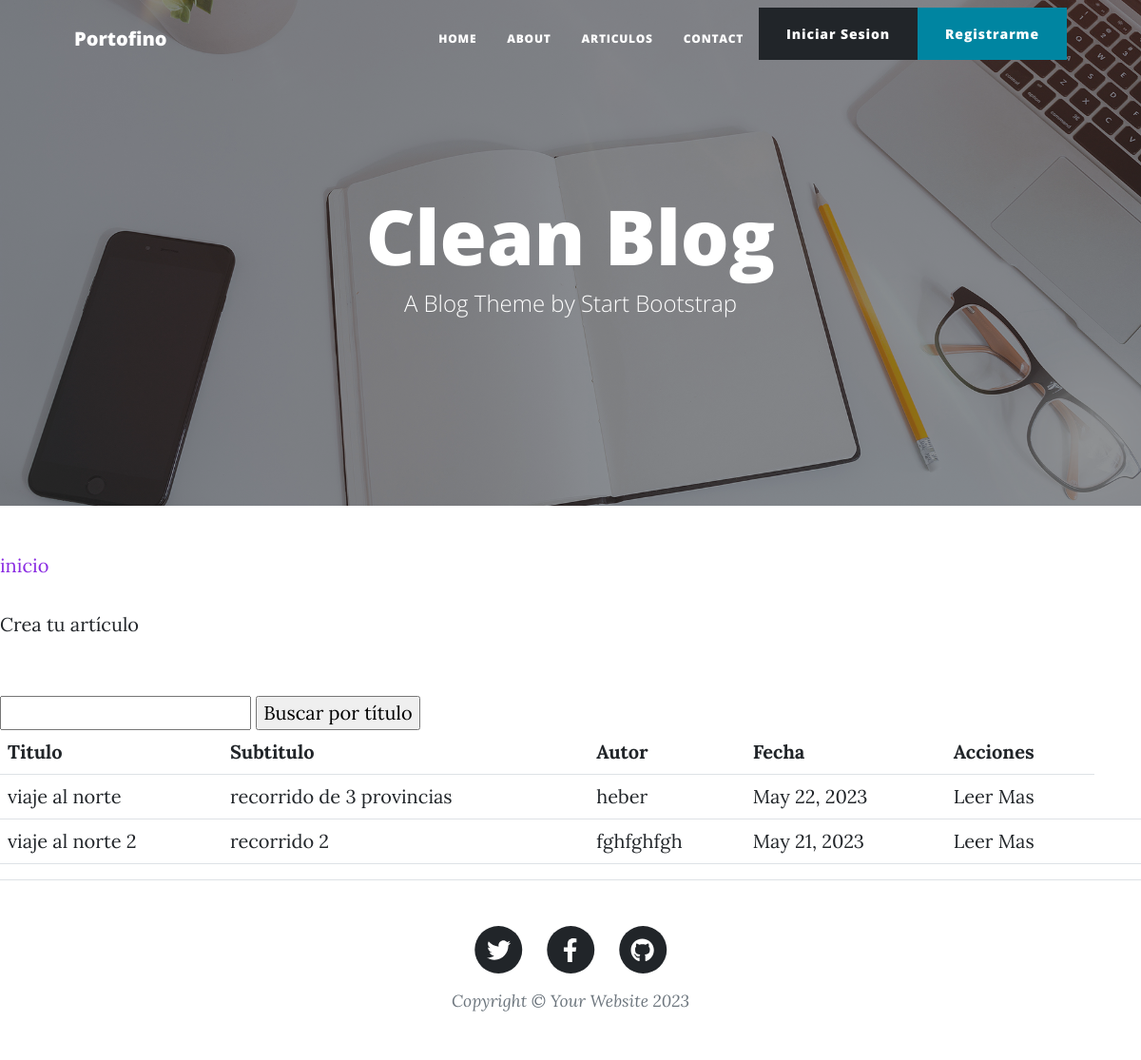
Page /AppBlog/pages/ on the earlier database version.
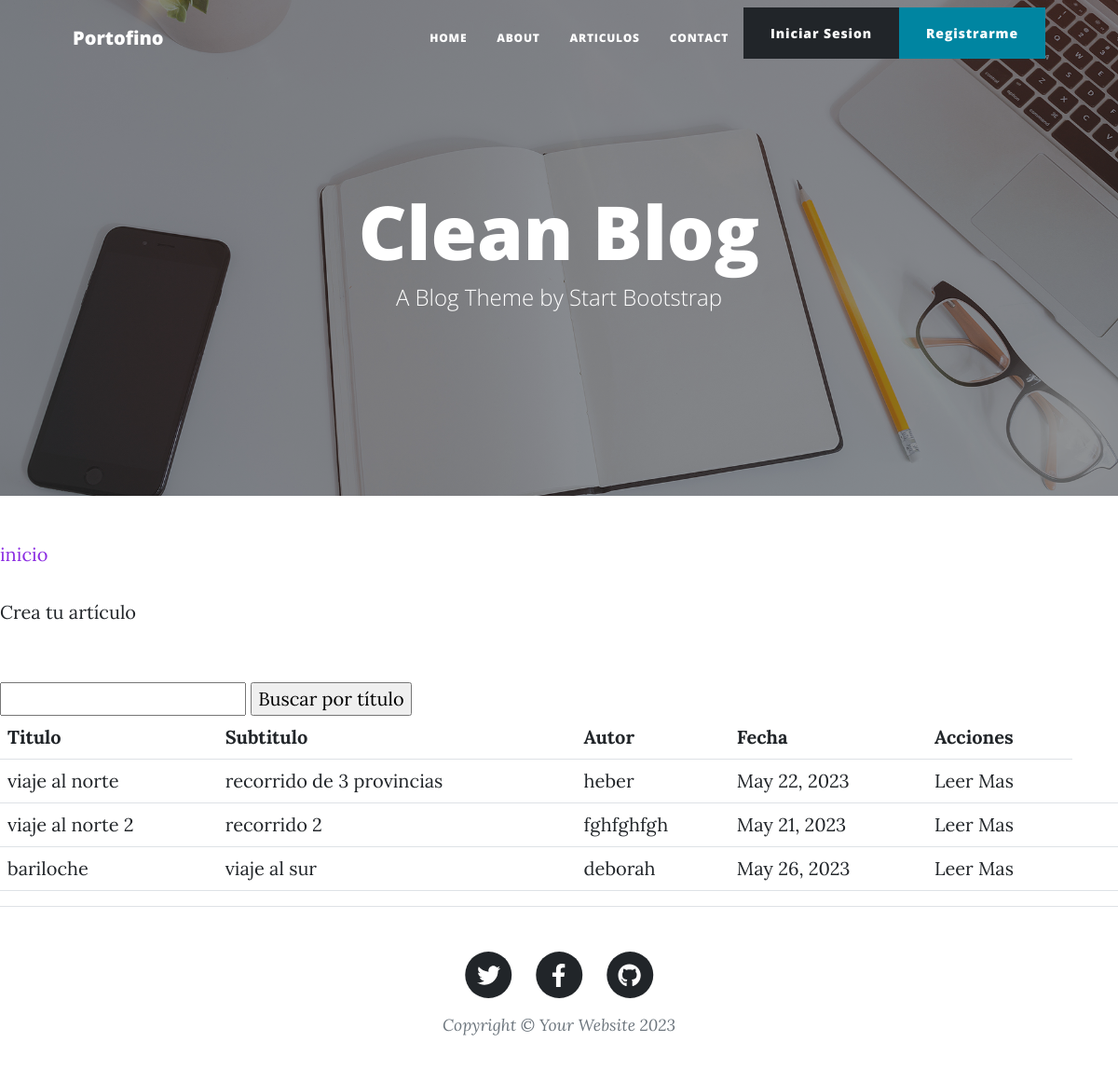
Same page on the later database version.
### AppBlog/models.py (models this page shows)
class Articulo(models.Model):
    titulo = models.CharField(max_length=64)
    subtitulo= models.CharField(max_length=150)
    cuerpo= models.TextField()
    Autor = models.CharField(max_length=64)
    fecha= models.DateField(null=True)
    creador = models.ForeignKey(User, on_delete=models.SET_NULL, null=True)

### AppBlog/views.py (the view)
# urls.py: path('pages/', views.ListaDeArticulos, name="ListaArticulos"),
def ListaDeArticulos(request):
    contexto = {
        "articulos": Articulo.objects.all(),
    }
    http_response = render(
        request=request,
        template_name='AppBlog/pages.html',
        context=contexto,
    )
    return http_response

### AppBlog/templates/AppBlog/pages.html (shortened to what this page needs)
{% extends "AppBlog/padre.html" %}
{% load static %}
{% block contenidoQueCambia %}
<section>
    <div>
        <p style="color:blueviolet"> inicio </p>
        <a href="{% url 'crear-articulo' %}">Crea tu artículo</a>
        <br>
        <br><br>
        <form action="{% url 'buscar_articulo' %}" method="post">
        <input type="text" name="busqueda">
        <input type="submit" value="Buscar por título">
        </form>
        <table class="table">
            <tbody>
              <tr>
                <th>Titulo</th>
                <th>Subtitulo</th>
                <th>Autor</th>
                <th>Fecha</th>
                <th>Acciones</th>
              </tr>
              {% for articulo in articulos %}
              <tr>
                <td>{{ articulo.titulo }}</td>
                <td>{{ articulo.subtitulo }}</td>
                <td>{{ articulo.Autor }}</td>
                <td>{{ articulo.fecha }}</td>
                <td>
                    <a href="{% url 'articulo' articulo.id %}">Leer Mas</a>
                </td>
                <td>
                </td>
                <td>
                </td>
              </tr>
              {% endfor %}
            </tbody>
          </table>
    </div>
</section>
{% endblock %}

Differences in the rows shown:
added Articulo: titulo "bariloche", subtitulo "viaje al sur", Autor "deborah", fecha "May 26, 2023"
